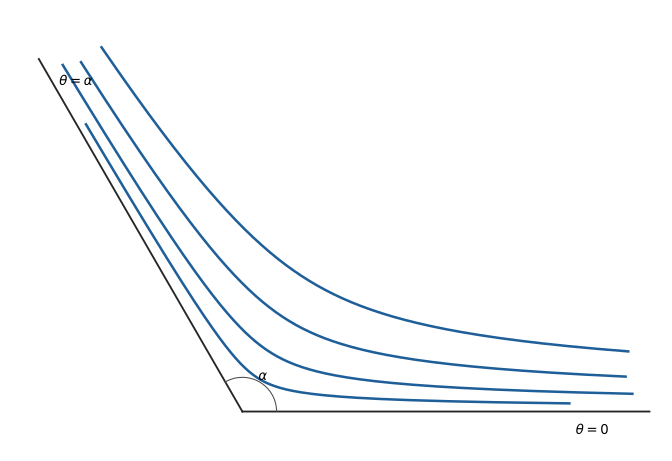

Source code (Python):
#!/usr/bin/env python3
"""Draw representative streamlines for 2020 Part IB Paper 1, Question 17C."""

from pathlib import Path

import matplotlib.pyplot as plt
import numpy as np


OUTPUT = Path(__file__).with_suffix(".svg")

plt.rcParams["svg.hashsalt"] = "codex-wiki"

alpha = 2 * np.pi / 3
gamma = np.pi / alpha
theta = np.linspace(0.025, alpha - 0.025, 900)

fig, ax = plt.subplots(figsize=(7.0, 4.8))
for r_min in (0.45, 0.8, 1.25, 1.8):
    radius = r_min * np.sin(gamma * theta) ** (-1 / gamma)
    visible = radius <= 4.8
    ax.plot(
        radius[visible] * np.cos(theta[visible]),
        radius[visible] * np.sin(theta[visible]),
        color="#1f5f99",
        linewidth=1.9,
    )

wall_radius = np.linspace(0, 5.0, 2)
for wall_angle in (0, alpha):
    ax.plot(
        wall_radius * np.cos(wall_angle),
        wall_radius * np.sin(wall_angle),
        color="0.15",
        linewidth=1.4,
    )

arc_theta = np.linspace(0, alpha, 100)
arc_radius = 0.42
ax.plot(arc_radius * np.cos(arc_theta), arc_radius * np.sin(arc_theta), color="0.3", linewidth=0.8)
ax.text(0.50 * np.cos(alpha / 2), 0.50 * np.sin(alpha / 2), r"$\alpha$", ha="center", va="center")
ax.text(4.5, -0.15, r"$\theta=0$", ha="right", va="top")
ax.text(4.5 * np.cos(alpha), 4.5 * np.sin(alpha) + 0.08, r"$\theta=\alpha$", ha="left", va="bottom")
ax.set_aspect("equal")
ax.set_xlim(-2.8, 5.1)
ax.set_ylim(-0.25, 4.7)
ax.axis("off")
fig.tight_layout()
fig.savefig(OUTPUT, metadata={"Date": None})
